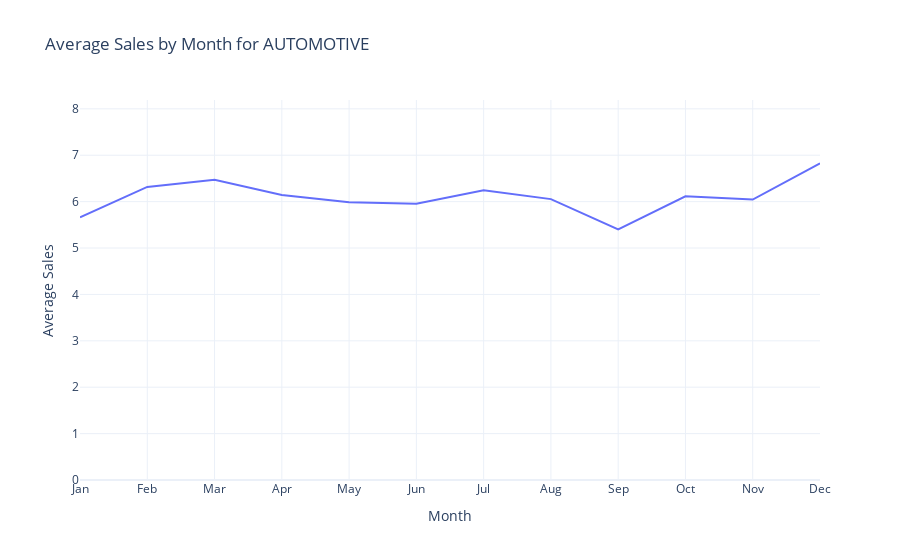
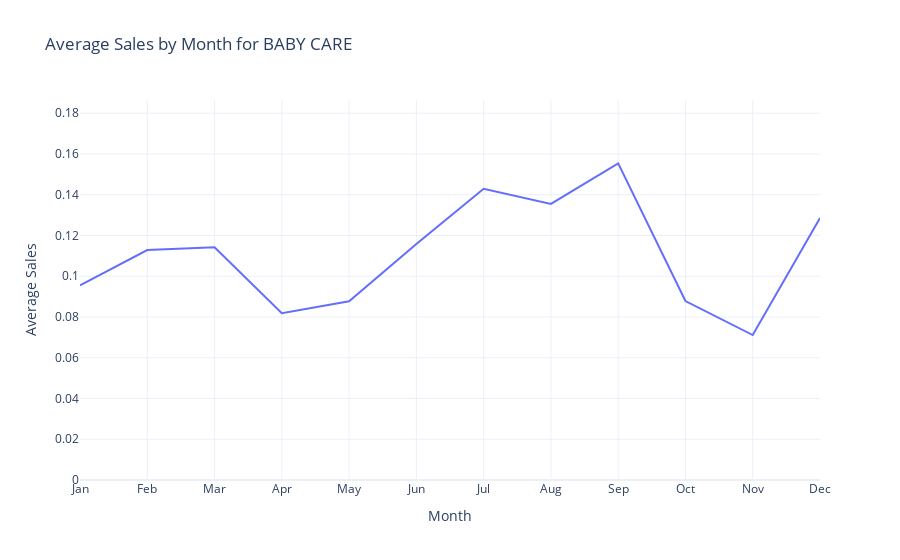
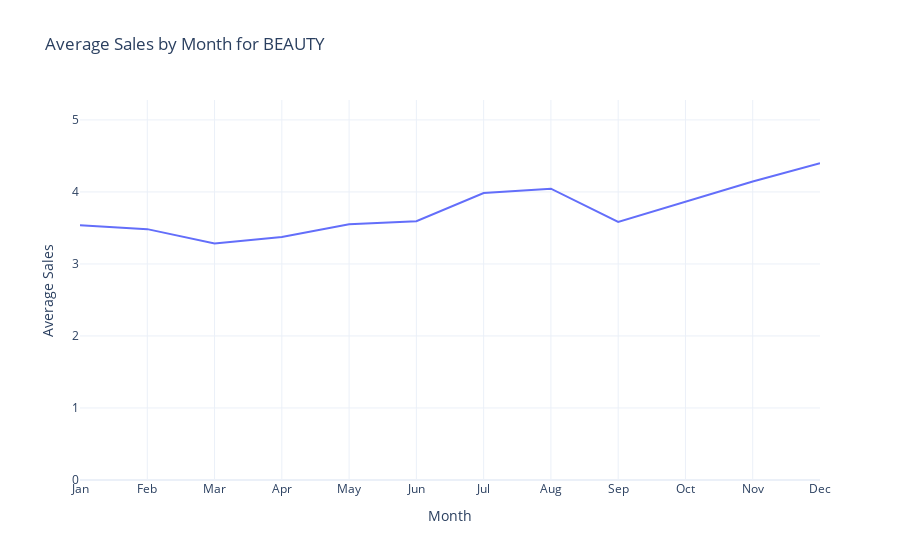
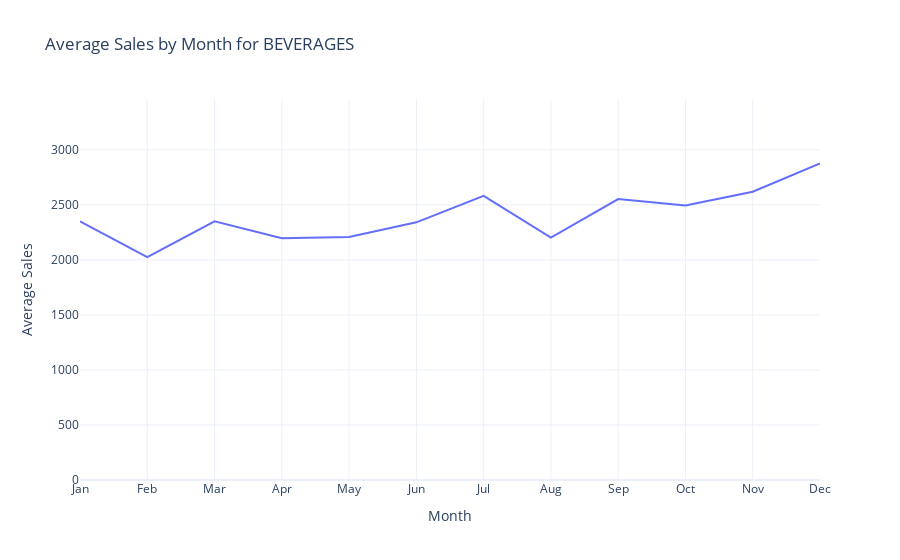

The notebook cell these images were saved under, in order:
### Markdown cell above
##### Line Plots for every Family of Products

### Code cell
import seaborn as sns
temp = train.copy()
temp["year"] = temp["date"].dt.year
# Group the data by month and family, and calculate the average sales
# monthly_avg_sales = temp.groupby([train['date'].dt.month, 'family', 'year'])['sales'].mean().reset_index() # This is the code for color coding by year
monthly_avg_sales = temp.groupby([train['date'].dt.month, 'family'])['sales'].mean().reset_index()
# Get unique families
unique_families = monthly_avg_sales['family'].unique()

# Create a separate plot for each family
for family in unique_families:
    # Filter data for the current family
    family_data = monthly_avg_sales[monthly_avg_sales['family'] == family]
    
    
    # Create a line plot
    fig = px.line(family_data, x='date', y='sales', 
                  labels={'date': 'Month', 'sales': 'Average Sales'},
                  title=f'Average Sales by Month for {family}',
                  range_y=[0, family_data['sales'].max() * 1.2],
                #   color="year", # This is the code for color coding by year
                  template='plotly_white')
    
    # Set the x-axis labels to month names
    fig.update_xaxes(type='category', tickmode='array', tickvals=list(range(1, 13)),
                     ticktext=['Jan', 'Feb', 'Mar', 'Apr', 'May', 'Jun', 'Jul', 'Aug', 'Sep', 'Oct', 'Nov', 'Dec'])
    
    # Show the plot
    fig.show()

### Figure 1 — Plotly figure (JSON) as saved in the notebook; plotly's stock layout.template omitted (floating-point values rounded to 4 significant figures)
{"data": [{"hovertemplate": "Month=%{x}<br>Average Sales=%{y}<extra></extra>", "legendgroup": "", "line": {"color": "#636efa", "dash": "solid"}, "marker": {"symbol": "circle"}, "mode": "lines", "name": "", "orientation": "v", "showlegend": false, "type": "scatter", "x": [1, 2, 3, 4, 5, 6, 7, 8, 9, 10, 11, 12], "xaxis": "x", "y": [5.664, 6.317, 6.47, 6.143, 5.985, 5.953, 6.247, 6.054, 5.404, 6.115, 6.045, 6.825], "yaxis": "y"}], "layout": {"legend": {"tracegroupgap": 0}, "title": {"text": "Average Sales by Month for AUTOMOTIVE"}, "xaxis": {"anchor": "y", "domain": [0, 1], "tickmode": "array", "ticktext": ["Jan", "Feb", "Mar", "Apr", "May", "Jun", "Jul", "Aug", "Sep", "Oct", "Nov", "Dec"], "tickvals": [1, 2, 3, 4, 5, 6, 7, 8, 9, 10, 11, 12], "title": {"text": "Month"}, "type": "category"}, "yaxis": {"anchor": "x", "domain": [0, 1], "range": [0, 8.191], "title": {"text": "Average Sales"}}}}

### Figure 2 — Plotly figure (JSON) as saved in the notebook; plotly's stock layout.template omitted (floating-point values rounded to 4 significant figures)
{"data": [{"hovertemplate": "Month=%{x}<br>Average Sales=%{y}<extra></extra>", "legendgroup": "", "line": {"color": "#636efa", "dash": "solid"}, "marker": {"symbol": "circle"}, "mode": "lines", "name": "", "orientation": "v", "showlegend": false, "type": "scatter", "x": [1, 2, 3, 4, 5, 6, 7, 8, 9, 10, 11, 12], "xaxis": "x", "y": [0.09546, 0.1128, 0.1142, 0.08185, 0.08769, 0.1158, 0.1429, 0.1355, 0.1554, 0.08781, 0.07114, 0.1285], "yaxis": "y"}], "layout": {"legend": {"tracegroupgap": 0}, "title": {"text": "Average Sales by Month for BABY CARE"}, "xaxis": {"anchor": "y", "domain": [0, 1], "tickmode": "array", "ticktext": ["Jan", "Feb", "Mar", "Apr", "May", "Jun", "Jul", "Aug", "Sep", "Oct", "Nov", "Dec"], "tickvals": [1, 2, 3, 4, 5, 6, 7, 8, 9, 10, 11, 12], "title": {"text": "Month"}, "type": "category"}, "yaxis": {"anchor": "x", "domain": [0, 1], "range": [0, 0.1865], "title": {"text": "Average Sales"}}}}

### Figure 3 — Plotly figure (JSON) as saved in the notebook; plotly's stock layout.template omitted (floating-point values rounded to 4 significant figures)
{"data": [{"hovertemplate": "Month=%{x}<br>Average Sales=%{y}<extra></extra>", "legendgroup": "", "line": {"color": "#636efa", "dash": "solid"}, "marker": {"symbol": "circle"}, "mode": "lines", "name": "", "orientation": "v", "showlegend": false, "type": "scatter", "x": [1, 2, 3, 4, 5, 6, 7, 8, 9, 10, 11, 12], "xaxis": "x", "y": [3.537, 3.483, 3.286, 3.374, 3.55, 3.592, 3.984, 4.046, 3.583, 3.859, 4.145, 4.397], "yaxis": "y"}], "layout": {"legend": {"tracegroupgap": 0}, "title": {"text": "Average Sales by Month for BEAUTY"}, "xaxis": {"anchor": "y", "domain": [0, 1], "tickmode": "array", "ticktext": ["Jan", "Feb", "Mar", "Apr", "May", "Jun", "Jul", "Aug", "Sep", "Oct", "Nov", "Dec"], "tickvals": [1, 2, 3, 4, 5, 6, 7, 8, 9, 10, 11, 12], "title": {"text": "Month"}, "type": "category"}, "yaxis": {"anchor": "x", "domain": [0, 1], "range": [0, 5.276], "title": {"text": "Average Sales"}}}}

### Figure 4 — Plotly figure (JSON) as saved in the notebook; plotly's stock layout.template omitted (floating-point values rounded to 4 significant figures)
{"data": [{"hovertemplate": "Month=%{x}<br>Average Sales=%{y}<extra></extra>", "legendgroup": "", "line": {"color": "#636efa", "dash": "solid"}, "marker": {"symbol": "circle"}, "mode": "lines", "name": "", "orientation": "v", "showlegend": false, "type": "scatter", "x": [1, 2, 3, 4, 5, 6, 7, 8, 9, 10, 11, 12], "xaxis": "x", "y": [2350.0, 2024.0, 2350.0, 2196.0, 2207.0, 2341.0, 2581.0, 2202.0, 2552.0, 2493.0, 2618.0, 2877.0], "yaxis": "y"}], "layout": {"legend": {"tracegroupgap": 0}, "title": {"text": "Average Sales by Month for BEVERAGES"}, "xaxis": {"anchor": "y", "domain": [0, 1], "tickmode": "array", "ticktext": ["Jan", "Feb", "Mar", "Apr", "May", "Jun", "Jul", "Aug", "Sep", "Oct", "Nov", "Dec"], "tickvals": [1, 2, 3, 4, 5, 6, 7, 8, 9, 10, 11, 12], "title": {"text": "Month"}, "type": "category"}, "yaxis": {"anchor": "x", "domain": [0, 1], "range": [0, 3452.0], "title": {"text": "Average Sales"}}}}
